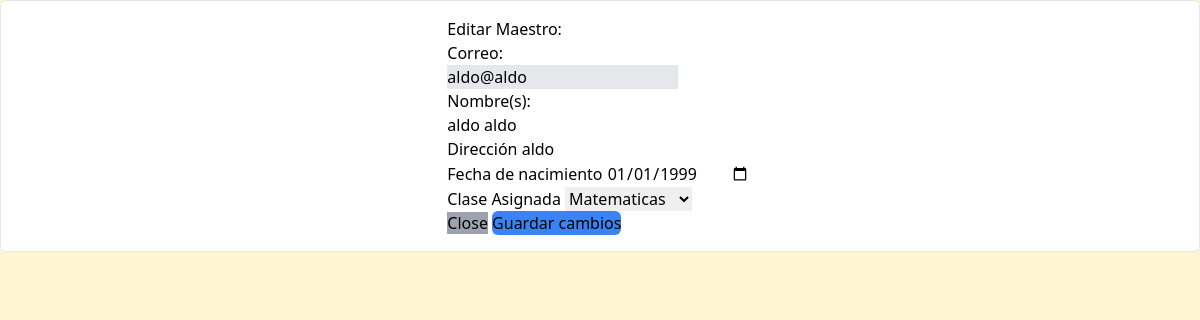
Screenshot of /views/admin/edit_maestro.php?usuario_id=15 (signed in) with the database file from the repository.
### tables this page shows
CREATE TABLE `usuarios` (
  `usuario_id` int(11) NOT NULL AUTO_INCREMENT,
  `correo` varchar(250) DEFAULT NULL,
  `contrasena` varchar(250) DEFAULT NULL,
  `usuario_nombre` varchar(150) DEFAULT NULL,
  `fecha_nacimiento` date DEFAULT NULL,
  `direccion` varchar(250) DEFAULT NULL,
  `role_id` int(11) DEFAULT NULL,
  PRIMARY KEY (`usuario_id`),
  KEY `role_id` (`role_id`),
  CONSTRAINT `usuarios_ibfk_1` FOREIGN KEY (`role_id`) REFERENCES `roles` (`role_id`) ON UPDATE CASCADE
);

### views/admin/edit_maestro.php (the view, shortened to what this page needs)
<?php
require_once($_SERVER["DOCUMENT_ROOT"] . "/config/database.php");
$usuario_id = $_GET['usuario_id'];
$sql = "SELECT * FROM usuarios WHERE usuario_id = :id";
$stmnt = $pdo->prepare($sql);
$stmnt->execute(['id' => $usuario_id]);
$usuario = $stmnt->fetch(PDO::FETCH_ASSOC);
?>
<!DOCTYPE html>
<html lang="en">
<head>
    <link href="/dist/output.css" rel="stylesheet" defer>
    <link rel="stylesheet" href="/src/input.css">
</head>
<body class="h-screen flex justify-center box-border w-screen">
    <section class="bg-[#fff5d2] w-full">
        <div class="bg-white p-4 rounded-md border flex flex-col justify-center items-center">
            <form action="/handle_db/admin/update_maestro.php" method="post">
                <h1>Editar Maestro:</h1>
                <label for="correo">Correo:</label><br>
                <input type="text" id="correo" disabled name="correo" value="<?= $usuario['correo'] ?>" class="bg-gray-200"><br>
                <label for="nombre">Nombre(s):</label><br>
                <input type="text" id="nombre" name="nombre" value="<?= $usuario['usuario_nombre'] ?>"><br>
                <label for="direccion">Dirección</label>
                <input type="text" id="direccion" name="direccion" value="<?= $usuario['direccion'] ?>"><br>
                <label for="fecha_nacimiento">Fecha de nacimiento</label>
                <input type="date" id="fecha_nacimiento" name="fecha_nacimiento" value="<?= $usuario['fecha_nacimiento'] ?>"><br>
                <label for="fecha_nacimiento">Clase Asignada</label>
                <select name="clase">
                    <?php
                    require_once($_SERVER["DOCUMENT_ROOT"] . "/config/database.php");
                    $comando = $pdo->prepare("SELECT * FROM materias");
                    $comando->execute();
                    $resultado = $comando->fetchAll(PDO::FETCH_ASSOC);
                    foreach($resultado as $clase) {
                    ?>
                        <option value="<?= $clase["materia_id"] ?>"><?= $clase["materia_nombre"] ?></option>
                    <?php
                    }
                    ?>
                </select><br>
                <a href="maestros.php" class="bg-gray-400">Close</a>
                <button type="submit" name="update" class=" bg-blue-500 rounded-md">Guardar cambios</button>
            </form>
        </div>
    </section>
</body>
</html>

### rows the page displays
usuarios: correo "aldo@aldo", nombre "aldo aldo", direccion "aldo", fecha_nacimiento "01/01/1999"

### other values shown
form field clase "Matematicas"
